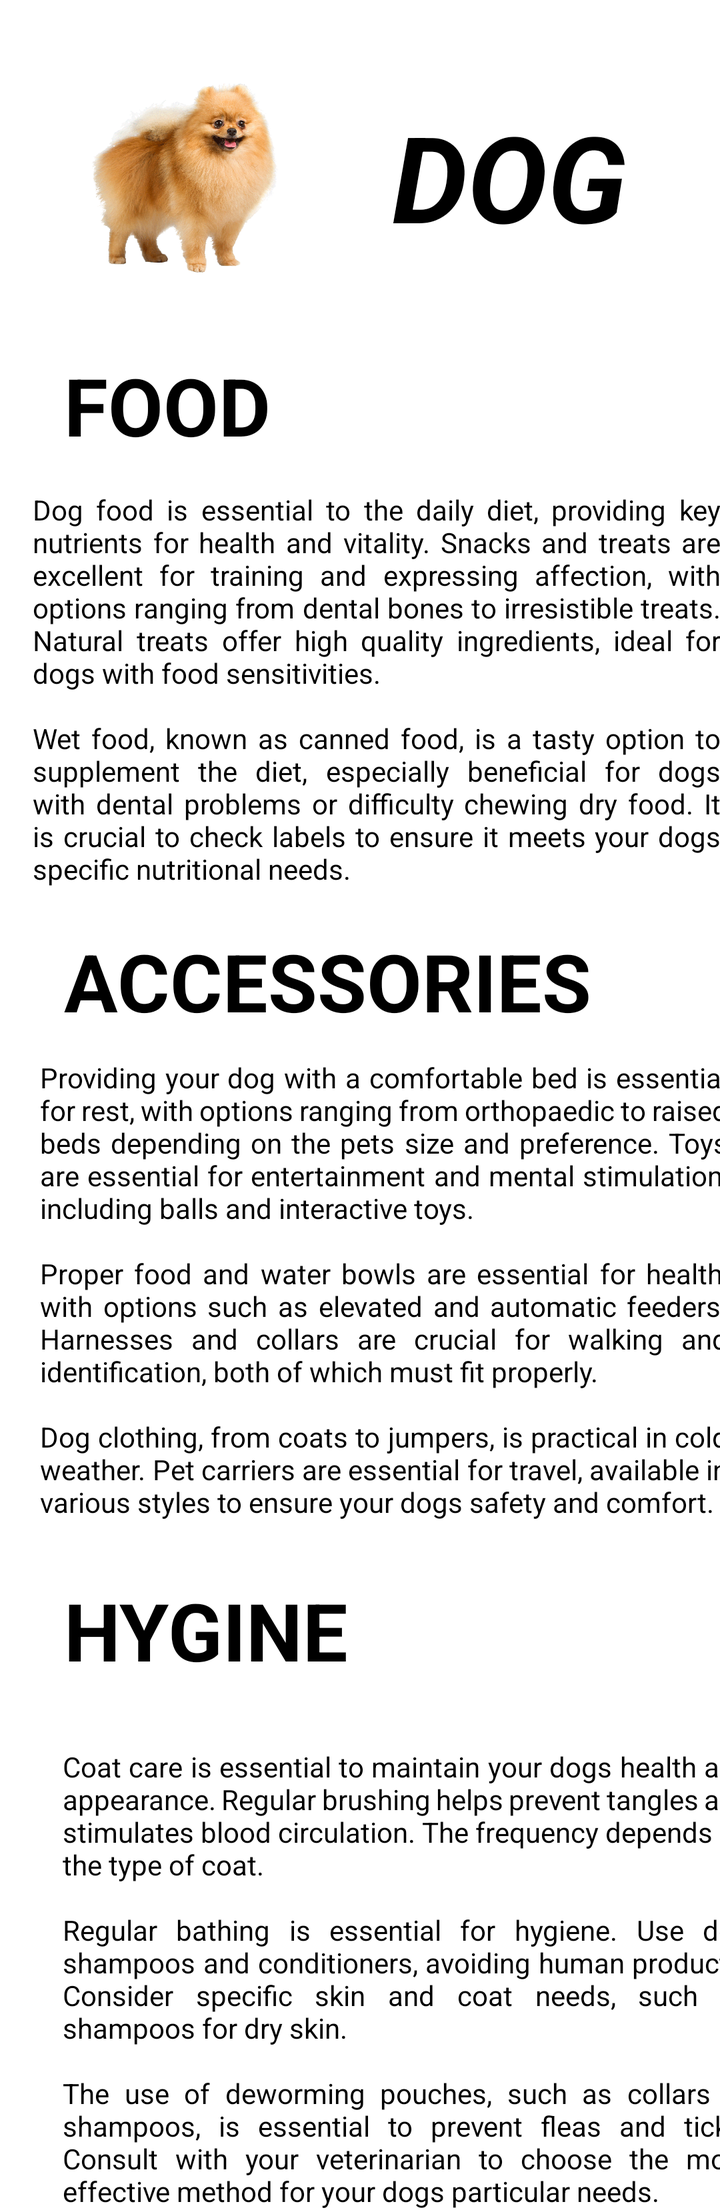
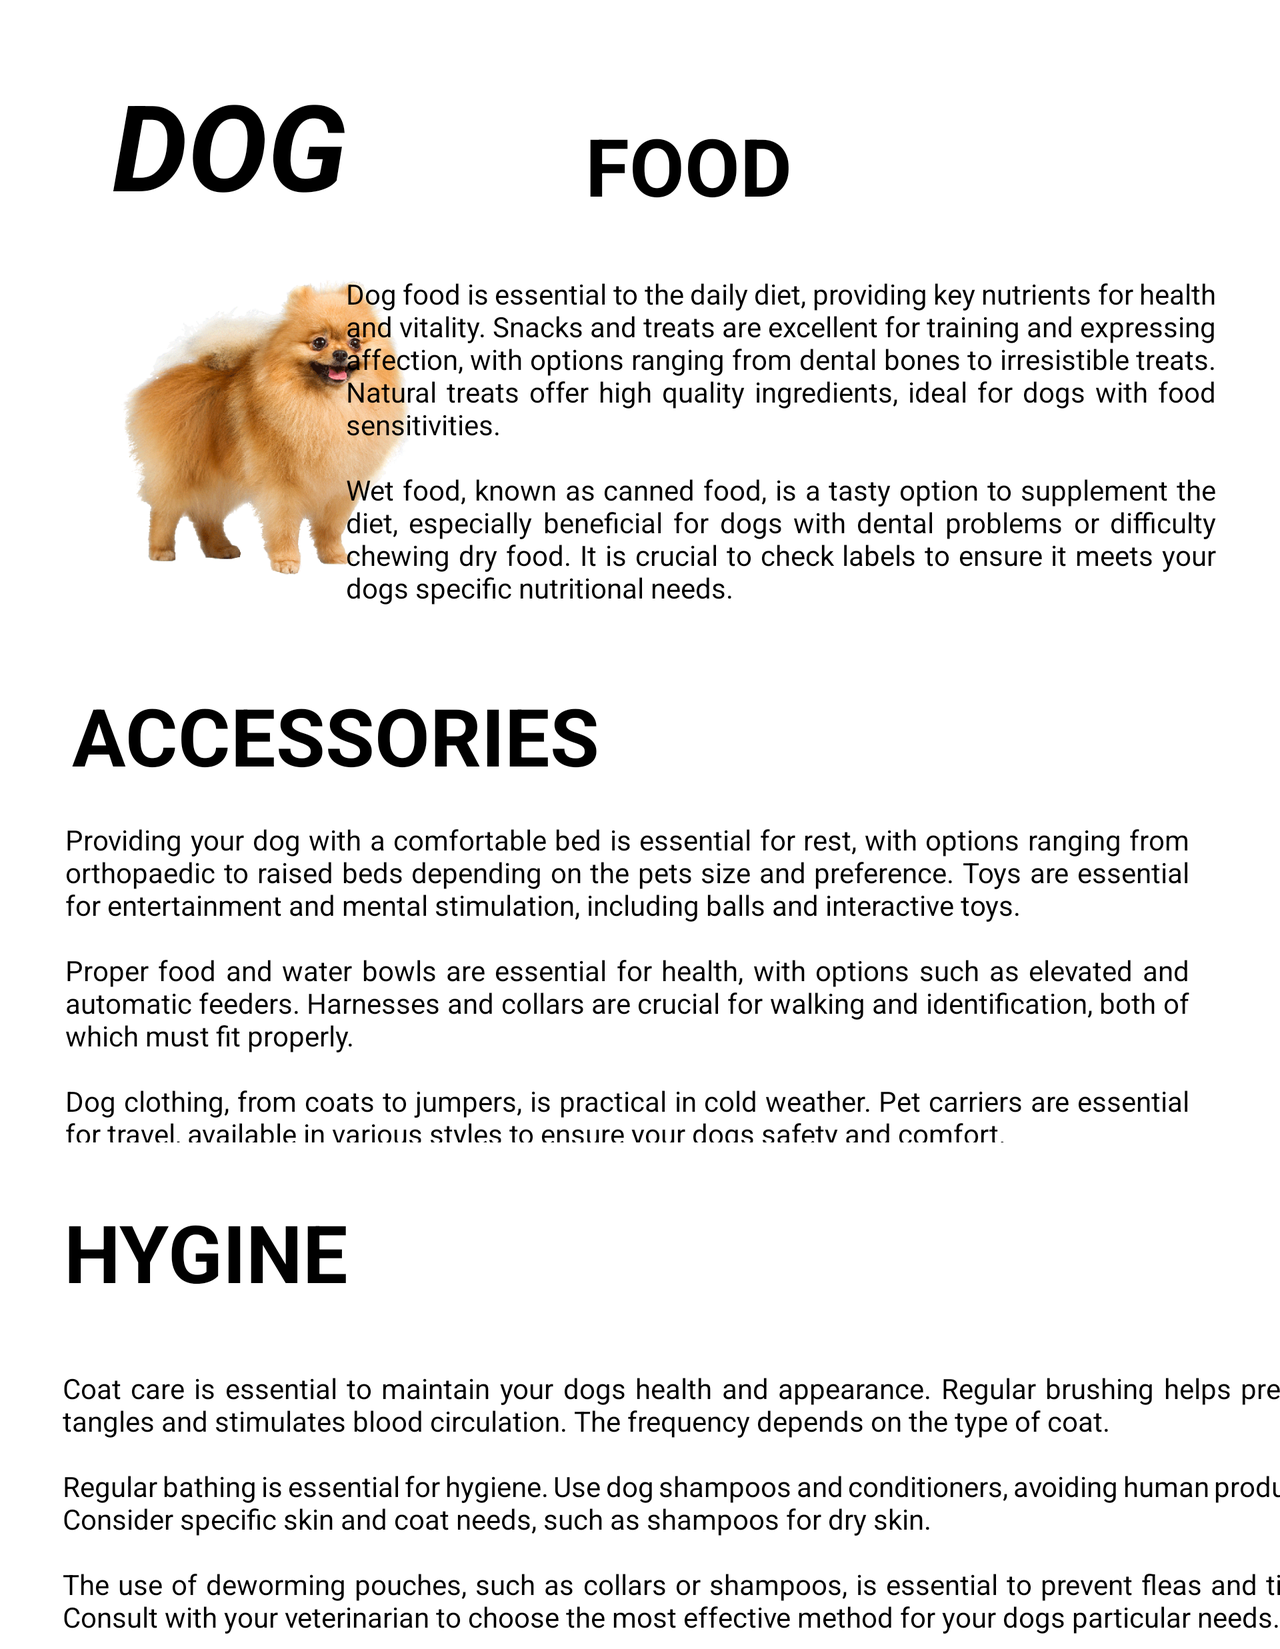

The same Android screen from two of the app's own layout files: first res/layout/ as a phone draws it, then the repository's variant for another configuration, drawn on a device whose configuration selects that folder. Both files follow.
<!-- AndroidManifest.xml: application theme Theme.MyProject -->
<!-- res/layout/fragment_dog.xml -->
<?xml version="1.0" encoding="utf-8"?>
<androidx.core.widget.NestedScrollView xmlns:app="http://schemas.android.com/apk/res-auto"
    xmlns:tools="http://schemas.android.com/tools"
    android:layout_width="match_parent"
    android:layout_height="match_parent"
    xmlns:android="http://schemas.android.com/apk/res/android"
    android:theme="@style/Theme.MyProject">

    <androidx.constraintlayout.widget.ConstraintLayout
        android:layout_width="match_parent"
        android:layout_height="match_parent"
        tools:context=".fragments.DogFragment">

        <ImageView
            android:id="@+id/imageView2"
            android:layout_width="124dp"
            android:layout_height="115dp"
            android:layout_marginStart="32dp"
            android:layout_marginTop="32dp"
            android:src="@drawable/dog_image"
            app:layout_constraintStart_toStartOf="parent"
            app:layout_constraintTop_toTopOf="parent" />

        <TextView
            android:id="@+id/textView"
            android:layout_width="wrap_content"
            android:layout_height="wrap_content"
            android:layout_gravity="center|top"
            android:layout_marginStart="40dp"
            android:layout_marginTop="48dp"
            android:text="@string/perros"
            android:textSize="60dp"
            android:textStyle="bold|italic"
            app:layout_constraintStart_toEndOf="@+id/imageView2"
            app:layout_constraintTop_toTopOf="parent" />

        <TextView
            android:id="@+id/textView8"
            android:layout_width="wrap_content"
            android:layout_height="wrap_content"
            android:layout_marginStart="32dp"
            android:layout_marginTop="48dp"
            android:text="@string/comida"
            android:textSize="40dp"
            android:textStyle="bold"
            app:layout_constraintStart_toStartOf="parent"
            app:layout_constraintTop_toBottomOf="@+id/textView" />

        <TextView
            android:id="@+id/textView9"
            android:layout_width="344dp"
            android:layout_height="match_parent"
            android:layout_marginStart="32dp"
            android:layout_marginTop="16dp"
            android:layout_marginEnd="32dp"
            android:justificationMode="inter_word"
            android:text="@string/comidaPerro"
            app:layout_constraintEnd_toEndOf="parent"
            app:layout_constraintHorizontal_bias="0.333"
            app:layout_constraintStart_toStartOf="parent"
            app:layout_constraintTop_toBottomOf="@+id/textView8" />

        <TextView
            android:id="@+id/textView11"
            android:layout_width="wrap_content"
            android:layout_height="wrap_content"
            android:layout_marginStart="32dp"
            android:layout_marginTop="20dp"
            android:text="@string/accesorios"
            android:textSize="40dp"
            android:textStyle="bold"
            app:layout_constraintStart_toStartOf="parent"
            app:layout_constraintTop_toBottomOf="@+id/textView9" />

        <TextView
            android:id="@+id/textView10"
            android:layout_width="344dp"
            android:layout_height="match_parent"
            android:layout_marginStart="32dp"
            android:layout_marginTop="12dp"
            android:layout_marginEnd="32dp"
            android:justificationMode="inter_word"
            android:text="@string/accesoriosPerro"
            app:layout_constraintEnd_toEndOf="parent"
            app:layout_constraintHorizontal_bias="0.25"
            app:layout_constraintStart_toStartOf="parent"
            app:layout_constraintTop_toBottomOf="@+id/textView11" />

        <TextView
            android:id="@+id/textView13"
            android:layout_width="wrap_content"
            android:layout_height="wrap_content"
            android:layout_marginStart="32dp"
            android:layout_marginTop="28dp"
            android:text="@string/higiene"
            android:textSize="40dp"
            android:textStyle="bold"
            app:layout_constraintStart_toStartOf="parent"
            app:layout_constraintTop_toBottomOf="@+id/textView10" />

        <TextView
            android:id="@+id/textView12"
            android:layout_width="344dp"
            android:layout_height="match_parent"
            android:layout_marginStart="32dp"
            android:layout_marginTop="32dp"
            android:layout_marginEnd="32dp"
            android:justificationMode="inter_word"
            android:text="@string/higienePerro"
            app:layout_constraintEnd_toEndOf="parent"
            app:layout_constraintHorizontal_bias="0.014"
            app:layout_constraintStart_toStartOf="parent"
            app:layout_constraintTop_toBottomOf="@+id/textView13" />

    </androidx.constraintlayout.widget.ConstraintLayout>

</androidx.core.widget.NestedScrollView>
<!-- resources referenced by this layout -->
<resources>
  <!-- drawable dog_image: png bitmap (drawable, 137740 bytes) -->
  <string name="accesorios">ACCESSORIES</string>
  <string name="accesoriosPerro">Providing your dog with a comfortable bed is essential for rest, with options ranging from orthopaedic to raised beds depending on the pets size and preference. Toys are essential for entertainment and mental stimulation, including balls and interactive toys. \n\nProper food and water bowls are essential for health, with options such as elevated and automatic feeders. Harnesses and collars are crucial for walking and identification, both of which must fit properly. \n\nDog clothing, from coats to jumpers, is practical in cold weather. Pet carriers are essential for travel, available in various styles to ensure your dogs safety and comfort.</string>
  <string name="comida">FOOD</string>
  <string name="comidaPerro">Dog food is essential to the daily diet, providing key nutrients for health and vitality. Snacks and treats are excellent for training and expressing affection, with options ranging from dental bones to irresistible treats. Natural treats offer high quality ingredients, ideal for dogs with food sensitivities. \n\nWet food, known as canned food, is a tasty option to supplement the diet, especially beneficial for dogs with dental problems or difficulty chewing dry food. It is crucial to check labels to ensure it meets your dogs specific nutritional needs.</string>
  <string name="higiene">HYGINE</string>
  <string name="higienePerro">Coat care is essential to maintain your dogs health and appearance. Regular brushing helps prevent tangles and stimulates blood circulation. The frequency depends on the type of coat.\n\nRegular bathing is essential for hygiene. Use dog shampoos and conditioners, avoiding human products. Consider specific skin and coat needs, such as shampoos for dry skin.\n\nThe use of deworming pouches, such as collars or shampoos, is essential to prevent fleas and ticks. Consult with your veterinarian to choose the most effective method for your dogs particular needs.</string>
  <string name="perros">DOG</string>
  <style name="Theme.MyProject" parent="Theme.MaterialComponents.DayNight.NoActionBar">
          <item name="colorPrimaryDark">@color/fondoLogin</item>
          <item name="android:textColorPrimary">@color/black</item>
          <item name="colorPrimary">#A88763</item>
          <item name="android:textColor">@color/black</item>
          <item name="android:windowBackground">@color/white</item>
      </style>
</resources>
<!-- res/layout-land/fragment_dog.xml (the repository's variant of the layout above) -->
<!-- drawn on the phone turned sideways -->
<?xml version="1.0" encoding="utf-8"?>
<androidx.core.widget.NestedScrollView xmlns:app="http://schemas.android.com/apk/res-auto"
    xmlns:tools="http://schemas.android.com/tools"
    android:layout_width="match_parent"
    android:layout_height="match_parent"
    xmlns:android="http://schemas.android.com/apk/res/android"
    android:theme="@style/Theme.MyProject">

    <androidx.constraintlayout.widget.ConstraintLayout
        android:layout_width="match_parent"
        android:layout_height="match_parent"
        tools:context=".fragments.DogFragment">

        <ImageView
            android:id="@+id/imageView2"
            android:layout_width="208dp"
            android:layout_height="149dp"
            android:layout_marginStart="32dp"
            android:layout_marginTop="28dp"
            android:src="@drawable/dog_image"
            app:layout_constraintStart_toStartOf="parent"
            app:layout_constraintTop_toBottomOf="@+id/textView" />

        <TextView
            android:id="@+id/textView"
            android:layout_width="wrap_content"
            android:layout_height="wrap_content"
            android:layout_gravity="center|top"
            android:layout_marginStart="56dp"
            android:layout_marginTop="32dp"
            android:text="@string/perros"
            android:textSize="60dp"
            android:textStyle="bold|italic"
            app:layout_constraintStart_toStartOf="parent"
            app:layout_constraintTop_toTopOf="parent" />

        <TextView
            android:id="@+id/textView8"
            android:layout_width="wrap_content"
            android:layout_height="wrap_content"
            android:layout_marginTop="56dp"
            android:layout_marginEnd="244dp"
            android:text="@string/comida"
            android:textSize="40dp"
            android:textStyle="bold"
            app:layout_constraintEnd_toEndOf="parent"
            app:layout_constraintTop_toTopOf="parent" />

        <TextView
            android:id="@+id/textView9"
            android:layout_width="435dp"
            android:layout_height="wrap_content"
            android:layout_marginStart="32dp"
            android:layout_marginTop="28dp"
            android:layout_marginEnd="32dp"
            android:justificationMode="inter_word"
            android:text="@string/comidaPerro"
            app:layout_constraintEnd_toEndOf="parent"
            app:layout_constraintHorizontal_bias="1.0"
            app:layout_constraintStart_toStartOf="parent"
            app:layout_constraintTop_toBottomOf="@+id/textView8" />

        <TextView
            android:id="@+id/textView11"
            android:layout_width="wrap_content"
            android:layout_height="wrap_content"
            android:layout_marginStart="36dp"
            android:layout_marginTop="52dp"
            android:text="@string/accesorios"
            android:textSize="40dp"
            android:textStyle="bold"
            app:layout_constraintStart_toStartOf="parent"
            app:layout_constraintTop_toBottomOf="@+id/imageView2" />

        <TextView
            android:id="@+id/textView10"
            android:layout_width="562dp"
            android:layout_height="161dp"
            android:layout_marginStart="32dp"
            android:layout_marginTop="16dp"
            android:layout_marginEnd="32dp"
            android:justificationMode="inter_word"
            android:text="@string/accesoriosPerro"
            app:layout_constraintEnd_toEndOf="parent"
            app:layout_constraintHorizontal_bias="0.047"
            app:layout_constraintStart_toStartOf="parent"
            app:layout_constraintTop_toBottomOf="@+id/textView11" />

        <TextView
            android:id="@+id/textView13"
            android:layout_width="wrap_content"
            android:layout_height="wrap_content"
            android:layout_marginStart="32dp"
            android:layout_marginTop="28dp"
            android:text="@string/higiene"
            android:textSize="40dp"
            android:textStyle="bold"
            app:layout_constraintStart_toStartOf="parent"
            app:layout_constraintTop_toBottomOf="@+id/textView10" />

        <TextView
            android:id="@+id/textView12"
            android:layout_width="635dp"
            android:layout_height="140dp"
            android:layout_marginStart="32dp"
            android:layout_marginTop="32dp"
            android:layout_marginEnd="32dp"
            android:justificationMode="inter_word"
            android:text="@string/higienePerro"
            app:layout_constraintEnd_toEndOf="parent"
            app:layout_constraintHorizontal_bias="0.014"
            app:layout_constraintStart_toStartOf="parent"
            app:layout_constraintTop_toBottomOf="@+id/textView13" />

    </androidx.constraintlayout.widget.ConstraintLayout>

</androidx.core.widget.NestedScrollView>
